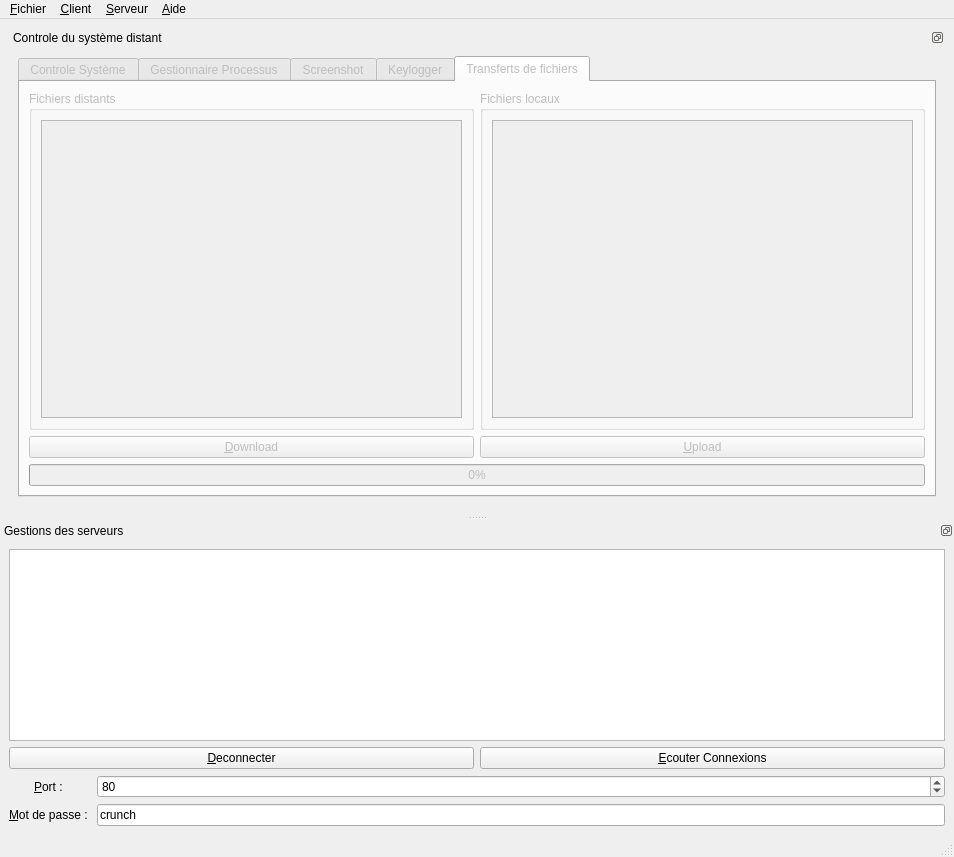
<?xml version="1.0" encoding="UTF-8"?>
<ui version="4.0">
 <class>MainWindow</class>
 <widget class="QMainWindow" name="MainWindow">
  <property name="enabled">
   <bool>true</bool>
  </property>
  <property name="geometry">
   <rect>
    <x>0</x>
    <y>0</y>
    <width>954</width>
    <height>857</height>
   </rect>
  </property>
  <property name="sizePolicy">
   <sizepolicy hsizetype="Preferred" vsizetype="Preferred">
    <horstretch>0</horstretch>
    <verstretch>0</verstretch>
   </sizepolicy>
  </property>
  <property name="mouseTracking">
   <bool>false</bool>
  </property>
  <property name="windowTitle">
   <string comment="Enhanced v2 Client">TheSleeper</string>
  </property>
  <property name="windowIcon">
   <iconset resource="../thesleeper.qrc">
    <normaloff>:/images/images/biohazard.jpg</normaloff>:/images/images/biohazard.jpg</iconset>
  </property>
  <property name="animated">
   <bool>true</bool>
  </property>
  <property name="dockOptions">
   <set>QMainWindow::AllowNestedDocks|QMainWindow::AllowTabbedDocks|QMainWindow::AnimatedDocks</set>
  </property>
  <widget class="QWidget" name="centralWidget">
   <property name="sizePolicy">
    <sizepolicy hsizetype="Preferred" vsizetype="Preferred">
     <horstretch>0</horstretch>
     <verstretch>0</verstretch>
    </sizepolicy>
   </property>
   <layout class="QGridLayout" name="gridLayout_6">
    <item row="0" column="0">
     <widget class="QDockWidget" name="systemControlWidget">
      <property name="enabled">
       <bool>true</bool>
      </property>
      <property name="autoFillBackground">
       <bool>true</bool>
      </property>
      <property name="floating">
       <bool>false</bool>
      </property>
      <property name="features">
       <set>QDockWidget::DockWidgetFloatable|QDockWidget::DockWidgetMovable</set>
      </property>
      <property name="allowedAreas">
       <set>Qt::AllDockWidgetAreas</set>
      </property>
      <property name="windowTitle">
       <string>Controle du système distant</string>
      </property>
      <widget class="QWidget" name="dockWidgetContents_2">
       <layout class="QVBoxLayout" name="verticalLayout_3">
        <item>
         <layout class="QVBoxLayout" name="functionalLayout">
          <item>
           <widget class="QTabWidget" name="tabWidget">
            <property name="enabled">
             <bool>false</bool>
            </property>
            <property name="sizePolicy">
             <sizepolicy hsizetype="Preferred" vsizetype="Preferred">
              <horstretch>0</horstretch>
              <verstretch>0</verstretch>
             </sizepolicy>
            </property>
            <property name="layoutDirection">
             <enum>Qt::LeftToRight</enum>
            </property>
            <property name="autoFillBackground">
             <bool>true</bool>
            </property>
            <property name="tabPosition">
             <enum>QTabWidget::North</enum>
            </property>
            <property name="tabShape">
             <enum>QTabWidget::Rounded</enum>
            </property>
            <property name="currentIndex">
             <number>4</number>
            </property>
            <property name="elideMode">
             <enum>Qt::ElideNone</enum>
            </property>
            <property name="usesScrollButtons">
             <bool>false</bool>
            </property>
            <widget class="QWidget" name="systemControlTab">
             <attribute name="title">
              <string>Controle Système</string>
             </attribute>
             <layout class="QVBoxLayout" name="verticalLayout_4">
              <item>
               <layout class="QGridLayout" name="systemControlLayout">
                <item row="0" column="3">
                 <widget class="QPushButton" name="logoutButton">
                  <property name="text">
                   <string>Fermer session</string>
                  </property>
                 </widget>
                </item>
                <item row="0" column="2">
                 <widget class="QPushButton" name="hibernateButton">
                  <property name="text">
                   <string>Mise en veille</string>
                  </property>
                 </widget>
                </item>
                <item row="0" column="1">
                 <widget class="QPushButton" name="rebootButton">
                  <property name="text">
                   <string>Redémarrer PC</string>
                  </property>
                 </widget>
                </item>
                <item row="0" column="0">
                 <widget class="QPushButton" name="shutdownButton">
                  <property name="text">
                   <string>Eteindre PC</string>
                  </property>
                 </widget>
                </item>
                <item row="1" column="0">
                 <widget class="QPushButton" name="remoteShellButton">
                  <property name="text">
                   <string>Cmd.exe à distance</string>
                  </property>
                 </widget>
                </item>
                <item row="1" column="1">
                 <widget class="QPushButton" name="getPasswordButton">
                  <property name="text">
                   <string>Récupération mots de passes</string>
                  </property>
                 </widget>
                </item>
               </layout>
              </item>
             </layout>
            </widget>
            <widget class="QWidget" name="taskManagerTab">
             <attribute name="title">
              <string>Gestionnaire Processus</string>
             </attribute>
             <layout class="QVBoxLayout" name="verticalLayout">
              <item>
               <layout class="QHBoxLayout" name="taskControlLayout">
                <item>
                 <widget class="QPushButton" name="updateProcessListButton">
                  <property name="text">
                   <string>&amp;Update liste</string>
                  </property>
                 </widget>
                </item>
                <item>
                 <widget class="QPushButton" name="killProcessButton">
                  <property name="text">
                   <string>&amp;Tuer Processus</string>
                  </property>
                 </widget>
                </item>
               </layout>
              </item>
              <item>
               <widget class="QListView" name="processView">
                <property name="editTriggers">
                 <set>QAbstractItemView::NoEditTriggers</set>
                </property>
                <property name="selectionBehavior">
                 <enum>QAbstractItemView::SelectRows</enum>
                </property>
                <property name="resizeMode">
                 <enum>QListView::Adjust</enum>
                </property>
               </widget>
              </item>
             </layout>
            </widget>
            <widget class="QWidget" name="screenshotTab">
             <attribute name="title">
              <string>Screenshot</string>
             </attribute>
             <layout class="QGridLayout" name="gridLayout_2">
              <item row="0" column="0">
               <widget class="QPushButton" name="updateScreenButton">
                <property name="text">
                 <string>Capturer</string>
                </property>
               </widget>
              </item>
              <item row="0" column="1">
               <widget class="QPushButton" name="saveScreenButton">
                <property name="text">
                 <string>Enregistrer</string>
                </property>
               </widget>
              </item>
              <item row="4" column="0" colspan="2">
               <widget class="QLabel" name="screenLabel">
                <property name="sizePolicy">
                 <sizepolicy hsizetype="Expanding" vsizetype="Expanding">
                  <horstretch>0</horstretch>
                  <verstretch>0</verstretch>
                 </sizepolicy>
                </property>
                <property name="text">
                 <string/>
                </property>
               </widget>
              </item>
              <item row="5" column="0" colspan="2">
               <widget class="QProgressBar" name="screenProgressBar">
                <property name="value">
                 <number>0</number>
                </property>
                <property name="alignment">
                 <set>Qt::AlignCenter</set>
                </property>
                <property name="textVisible">
                 <bool>true</bool>
                </property>
                <property name="orientation">
                 <enum>Qt::Horizontal</enum>
                </property>
                <property name="textDirection">
                 <enum>QProgressBar::BottomToTop</enum>
                </property>
                <property name="format">
                 <string>Téléchargement Screen : %p%</string>
                </property>
               </widget>
              </item>
              <item row="1" column="1">
               <widget class="QDoubleSpinBox" name="jpegQualitySpinBox">
                <property name="decimals">
                 <number>0</number>
                </property>
                <property name="minimum">
                 <double>1.000000000000000</double>
                </property>
                <property name="maximum">
                 <double>100.000000000000000</double>
                </property>
                <property name="value">
                 <double>50.000000000000000</double>
                </property>
               </widget>
              </item>
              <item row="1" column="0">
               <widget class="QLabel" name="qualityLabel">
                <property name="layoutDirection">
                 <enum>Qt::LeftToRight</enum>
                </property>
                <property name="text">
                 <string>Qualité du Jpeg (en %) : </string>
                </property>
                <property name="scaledContents">
                 <bool>false</bool>
                </property>
                <property name="alignment">
                 <set>Qt::AlignRight|Qt::AlignTrailing|Qt::AlignVCenter</set>
                </property>
                <property name="buddy">
                 <cstring>jpegQualitySpinBox</cstring>
                </property>
               </widget>
              </item>
             </layout>
            </widget>
            <widget class="QWidget" name="keyloggerTab">
             <attribute name="title">
              <string>Keylogger</string>
             </attribute>
             <layout class="QVBoxLayout" name="verticalLayout_5">
              <item>
               <layout class="QHBoxLayout" name="keyloggerLayout">
                <item>
                 <widget class="QPushButton" name="updateLogButton">
                  <property name="text">
                   <string>&amp;Recuperer fichier Log</string>
                  </property>
                 </widget>
                </item>
                <item>
                 <widget class="QPushButton" name="saveLogButton">
                  <property name="text">
                   <string>Enregistrer</string>
                  </property>
                 </widget>
                </item>
                <item>
                 <widget class="QPushButton" name="deleteLogButton">
                  <property name="text">
                   <string>Effacer</string>
                  </property>
                 </widget>
                </item>
               </layout>
              </item>
              <item>
               <widget class="QTextEdit" name="keylogEdit">
                <property name="sizePolicy">
                 <sizepolicy hsizetype="Preferred" vsizetype="Preferred">
                  <horstretch>0</horstretch>
                  <verstretch>0</verstretch>
                 </sizepolicy>
                </property>
                <property name="undoRedoEnabled">
                 <bool>false</bool>
                </property>
                <property name="readOnly">
                 <bool>true</bool>
                </property>
                <property name="textInteractionFlags">
                 <set>Qt::TextSelectableByMouse</set>
                </property>
               </widget>
              </item>
              <item>
               <widget class="QProgressBar" name="keylogProgressBar">
                <property name="value">
                 <number>0</number>
                </property>
                <property name="alignment">
                 <set>Qt::AlignCenter</set>
                </property>
                <property name="orientation">
                 <enum>Qt::Horizontal</enum>
                </property>
                <property name="invertedAppearance">
                 <bool>false</bool>
                </property>
                <property name="format">
                 <string>Téléchargement Keylog : %p%</string>
                </property>
               </widget>
              </item>
             </layout>
            </widget>
            <widget class="QWidget" name="ftpTab">
             <attribute name="title">
              <string>Transferts de fichiers</string>
             </attribute>
             <layout class="QVBoxLayout" name="verticalLayout_6">
              <item>
               <layout class="QHBoxLayout" name="horizontalLayout_4">
                <item>
                 <widget class="QGroupBox" name="serverFilesBox">
                  <property name="title">
                   <string>Fichiers distants</string>
                  </property>
                  <layout class="QGridLayout" name="gridLayout_3">
                   <item row="0" column="0">
                    <widget class="QTreeView" name="remoteFilesView">
                     <property name="editTriggers">
                      <set>QAbstractItemView::NoEditTriggers</set>
                     </property>
                     <property name="rootIsDecorated">
                      <bool>false</bool>
                     </property>
                    </widget>
                   </item>
                  </layout>
                 </widget>
                </item>
                <item>
                 <widget class="QGroupBox" name="clientFilesBox">
                  <property name="title">
                   <string>Fichiers locaux</string>
                  </property>
                  <layout class="QHBoxLayout" name="horizontalLayout">
                   <item>
                    <widget class="QTreeView" name="localFilesView">
                     <property name="editTriggers">
                      <set>QAbstractItemView::NoEditTriggers</set>
                     </property>
                     <property name="rootIsDecorated">
                      <bool>false</bool>
                     </property>
                     <property name="sortingEnabled">
                      <bool>true</bool>
                     </property>
                    </widget>
                   </item>
                  </layout>
                 </widget>
                </item>
               </layout>
              </item>
              <item>
               <layout class="QHBoxLayout" name="horizontalLayout_3">
                <item>
                 <widget class="QPushButton" name="downloadButton">
                  <property name="text">
                   <string>&amp;Download</string>
                  </property>
                 </widget>
                </item>
                <item>
                 <widget class="QPushButton" name="uploadButton">
                  <property name="text">
                   <string>&amp;Upload</string>
                  </property>
                 </widget>
                </item>
               </layout>
              </item>
              <item>
               <widget class="QProgressBar" name="transferProgressBar">
                <property name="value">
                 <number>0</number>
                </property>
                <property name="alignment">
                 <set>Qt::AlignCenter</set>
                </property>
               </widget>
              </item>
             </layout>
            </widget>
           </widget>
          </item>
         </layout>
        </item>
       </layout>
      </widget>
     </widget>
    </item>
   </layout>
  </widget>
  <widget class="QStatusBar" name="statusbar">
   <property name="enabled">
    <bool>false</bool>
   </property>
  </widget>
  <widget class="QMenuBar" name="menuBar">
   <property name="geometry">
    <rect>
     <x>0</x>
     <y>0</y>
     <width>954</width>
     <height>21</height>
    </rect>
   </property>
   <widget class="QMenu" name="menuClient">
    <property name="title">
     <string>&amp;Client</string>
    </property>
    <addaction name="actionShutdownServer"/>
    <addaction name="actionRebootServer"/>
    <addaction name="actionUninstallServer"/>
    <addaction name="actionUpgradeServer"/>
   </widget>
   <widget class="QMenu" name="menuServeur">
    <property name="title">
     <string>&amp;Serveur</string>
    </property>
   </widget>
   <widget class="QMenu" name="menuAide">
    <property name="title">
     <string>&amp;Aide</string>
    </property>
    <addaction name="actionTutorial_TheSleeper"/>
    <addaction name="actionAboutQt"/>
    <addaction name="actionAboutInnocence"/>
   </widget>
   <widget class="QMenu" name="menuFichier">
    <property name="title">
     <string>&amp;Fichier</string>
    </property>
    <addaction name="actionEditerClient"/>
    <addaction name="separator"/>
    <addaction name="actionQuitter"/>
   </widget>
   <addaction name="menuFichier"/>
   <addaction name="menuClient"/>
   <addaction name="menuServeur"/>
   <addaction name="menuAide"/>
  </widget>
  <widget class="QDockWidget" name="connectionsManagerWidget">
   <property name="autoFillBackground">
    <bool>true</bool>
   </property>
   <property name="floating">
    <bool>false</bool>
   </property>
   <property name="features">
    <set>QDockWidget::DockWidgetFloatable|QDockWidget::DockWidgetMovable</set>
   </property>
   <property name="windowTitle">
    <string>Gestions des serveurs</string>
   </property>
   <attribute name="dockWidgetArea">
    <number>8</number>
   </attribute>
   <widget class="QWidget" name="dockWidgetContents">
    <layout class="QVBoxLayout" name="verticalLayout_2">
     <item>
      <layout class="QVBoxLayout" name="serversTreeLayout">
       <item>
        <widget class="QTableView" name="connectedClientsView">
         <property name="editTriggers">
          <set>QAbstractItemView::NoEditTriggers</set>
         </property>
         <property name="alternatingRowColors">
          <bool>true</bool>
         </property>
         <property name="selectionMode">
          <enum>QAbstractItemView::SingleSelection</enum>
         </property>
         <property name="selectionBehavior">
          <enum>QAbstractItemView::SelectRows</enum>
         </property>
         <property name="textElideMode">
          <enum>Qt::ElideMiddle</enum>
         </property>
         <property name="verticalScrollMode">
          <enum>QAbstractItemView::ScrollPerItem</enum>
         </property>
         <property name="showGrid">
          <bool>false</bool>
         </property>
        </widget>
       </item>
       <item>
        <layout class="QHBoxLayout" name="horizontalLayout_2">
         <item>
          <widget class="QPushButton" name="disconnectButton">
           <property name="text">
            <string>&amp;Deconnecter</string>
           </property>
          </widget>
         </item>
         <item>
          <widget class="QPushButton" name="listenButton">
           <property name="text">
            <string>&amp;Ecouter Connexions</string>
           </property>
          </widget>
         </item>
        </layout>
       </item>
       <item>
        <layout class="QGridLayout" name="netconfigLayout">
         <item row="1" column="0">
          <widget class="QLabel" name="portLabel">
           <property name="text">
            <string>&amp;Port : </string>
           </property>
           <property name="alignment">
            <set>Qt::AlignCenter</set>
           </property>
           <property name="buddy">
            <cstring>portBox</cstring>
           </property>
          </widget>
         </item>
         <item row="1" column="1">
          <widget class="QSpinBox" name="portBox">
           <property name="minimum">
            <number>1</number>
           </property>
           <property name="maximum">
            <number>32768</number>
           </property>
           <property name="value">
            <number>80</number>
           </property>
          </widget>
         </item>
         <item row="2" column="0">
          <widget class="QLabel" name="mdpLabel">
           <property name="text">
            <string>&amp;Mot de passe : </string>
           </property>
           <property name="alignment">
            <set>Qt::AlignCenter</set>
           </property>
           <property name="buddy">
            <cstring>passEdit</cstring>
           </property>
          </widget>
         </item>
         <item row="2" column="1">
          <widget class="QLineEdit" name="passEdit">
           <property name="text">
            <string>crunch</string>
           </property>
          </widget>
         </item>
        </layout>
       </item>
      </layout>
     </item>
    </layout>
   </widget>
  </widget>
  <action name="actionQuitter">
   <property name="text">
    <string>Quitter</string>
   </property>
  </action>
  <action name="actionConsoleDebug">
   <property name="text">
    <string>Console Debug</string>
   </property>
  </action>
  <action name="actionShutdownServer">
   <property name="text">
    <string>Tuer </string>
   </property>
  </action>
  <action name="actionRebootServer">
   <property name="text">
    <string>Redémarrer</string>
   </property>
  </action>
  <action name="actionUninstallServer">
   <property name="text">
    <string>Désinstaller</string>
   </property>
  </action>
  <action name="actionUpgradeServer">
   <property name="text">
    <string>Mettre à jour</string>
   </property>
  </action>
  <action name="actionAboutQt">
   <property name="text">
    <string>About Qt</string>
   </property>
  </action>
  <action name="actionConfigure">
   <property name="text">
    <string>Configurer</string>
   </property>
  </action>
  <action name="actionAboutInnocence">
   <property name="text">
    <string>About Innocence</string>
   </property>
  </action>
  <action name="actionEditer_client">
   <property name="text">
    <string>Editer Client</string>
   </property>
  </action>
  <action name="actionNouveau_Client">
   <property name="text">
    <string>Nouveau Client</string>
   </property>
  </action>
  <action name="actionEditerClient">
   <property name="text">
    <string>Editer Client</string>
   </property>
  </action>
  <action name="actionTutorial_TheSleeper">
   <property name="text">
    <string>Tutorial TheSleeper</string>
   </property>
  </action>
 </widget>
 <tabstops>
  <tabstop>tabWidget</tabstop>
  <tabstop>shutdownButton</tabstop>
  <tabstop>rebootButton</tabstop>
  <tabstop>hibernateButton</tabstop>
  <tabstop>logoutButton</tabstop>
  <tabstop>remoteShellButton</tabstop>
  <tabstop>getPasswordButton</tabstop>
  <tabstop>updateProcessListButton</tabstop>
  <tabstop>killProcessButton</tabstop>
  <tabstop>updateScreenButton</tabstop>
  <tabstop>saveScreenButton</tabstop>
  <tabstop>jpegQualitySpinBox</tabstop>
  <tabstop>updateLogButton</tabstop>
  <tabstop>saveLogButton</tabstop>
  <tabstop>deleteLogButton</tabstop>
  <tabstop>downloadButton</tabstop>
  <tabstop>uploadButton</tabstop>
  <tabstop>disconnectButton</tabstop>
  <tabstop>listenButton</tabstop>
  <tabstop>portBox</tabstop>
  <tabstop>passEdit</tabstop>
  <tabstop>connectedClientsView</tabstop>
  <tabstop>remoteFilesView</tabstop>
  <tabstop>localFilesView</tabstop>
  <tabstop>keylogEdit</tabstop>
  <tabstop>processView</tabstop>
 </tabstops>
 <resources>
  <include location="../thesleeper.qrc"/>
 </resources>
 <connections>
  <connection>
   <sender>actionQuitter</sender>
   <signal>triggered()</signal>
   <receiver>MainWindow</receiver>
   <slot>close()</slot>
   <hints>
    <hint type="sourcelabel">
     <x>-1</x>
     <y>-1</y>
    </hint>
    <hint type="destinationlabel">
     <x>367</x>
     <y>311</y>
    </hint>
   </hints>
  </connection>
  <connection>
   <sender>deleteLogButton</sender>
   <signal>clicked()</signal>
   <receiver>keylogEdit</receiver>
   <slot>clear()</slot>
   <hints>
    <hint type="sourcelabel">
     <x>269</x>
     <y>44</y>
    </hint>
    <hint type="destinationlabel">
     <x>252</x>
     <y>228</y>
    </hint>
   </hints>
  </connection>
 </connections>
</ui>
